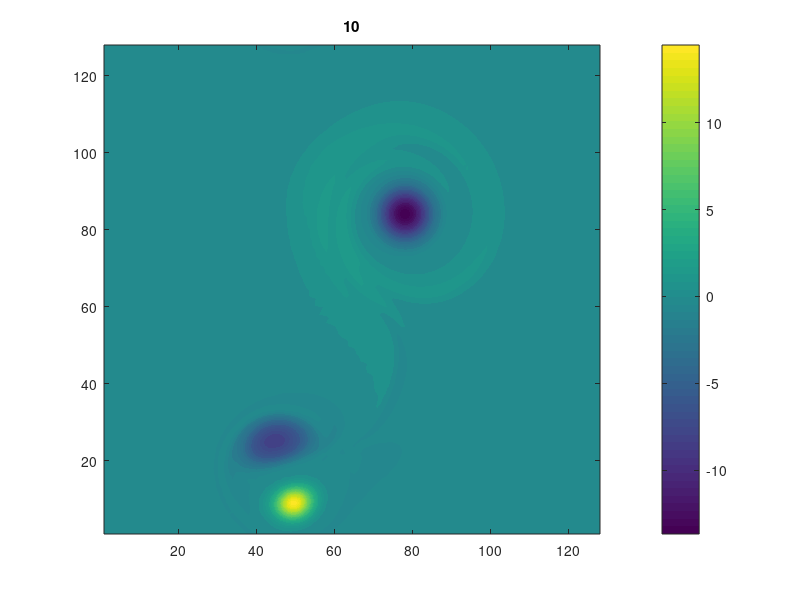
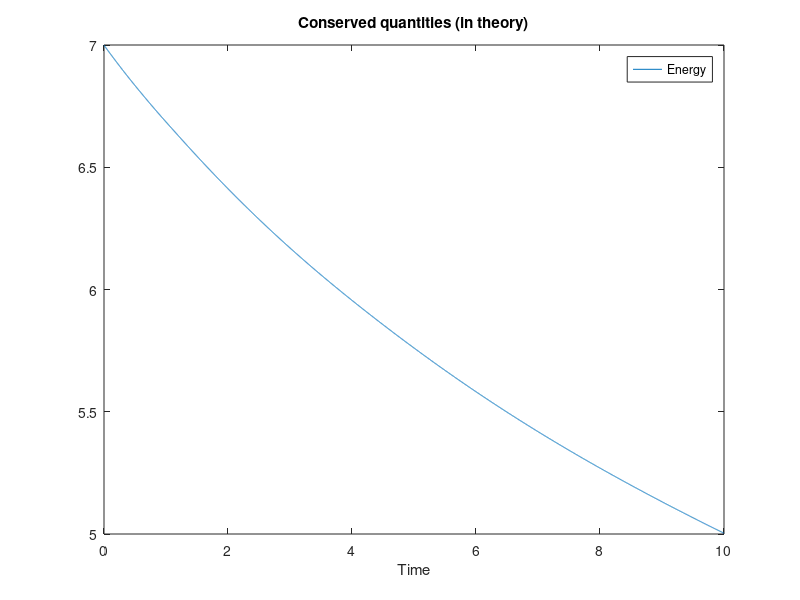

These figures' MATLAB source, in order:
function mit18336_spectral_ns2d
%%%%%%%%%%%%%%%%%%%%%%%%%%%%%%%%%%%%%%%%%%%%%%%%%%%%%%%%%%%%%%%%%%%%%%%%%%%%%%%%%
% Navier-Stokes equations in vorticity/stream function formulation on the torus %
% Version 1.0                                                                   %
% (c) 2008 Jean-Christophe Nave - MIT Department of Mathematics                 %             
%  jcnave (at) mit (dot) edu                                                    %
%                                                                               %
%  Dw/Dt = nu.Laplacian(w)                                                      % 
%  Laplacian(psi) = -w                                                          %
%  u = psi_y                                                                    %
%  v =-psi_x                                                                    %
%%%%%%%%%%%%%%%%%%%%%%%%%%%%%%%%%%%%%%%%%%%%%%%%%%%%%%%%%%%%%%%%%%%%%%%%%%%%%%%%%
clear all;

nu = 1.0e-3;   % Viscosity

LX = 2*pi;     % Box-size (x-direction)
LY = 2*pi;     % Box-size (y-direction)

NX = 128;      % Resolution in x
NY = 128;      % Resolution in y

dt = 1e-3;     % Time Step  (Think about CFL conditions)
TF = 10.0;    % Final Time
TSCREEN = 5000; % Sreen Update Interval Time

time = [0:dt:TF];
E = zeros(1,length(time));

I=sqrt(-1);
dx = LX/NX;
dy = LY/NY;
N  = NX*NY;
dA = dx*dy;
t=0.0;

initial_condition = 0;   % 0 = 'Vortices', 1 = 'Simple Vortices' or 2 = 'Random' !!!(Note Random blows up almost immediately)!!!

%%%% Initialise wavevector grid %%%%

kx = (2*I*pi/LX)*[0:((NX/2)-1)  -(NX/2):-1];    % [0, 1, ..., NX/2-1, -NX/2, -NX/2+1, ..., -1]    % This is a formatting convention
ky = (2*I*pi/LY)*[0:((NY/2)-1)  -(NY/2):-1];
[KX, KY] = ndgrid(kx, ky);
dealias = abs(KX) < (1/3)*NX & abs(KY) < (1/3)*NY;            % Cutting of frequencies using the 2/3 rule   (2/3)*(N/2)

k2_perp = KX.^2 + KY.^2;      % Laplacian in Fourier space
k2_poisson = k2_perp;    
k2_poisson(1,1) = 1;     % Fixed Laplacian in Fourier space for Poisson's equation   % Because first entry is 0    %Should this be -1?

%%%%%%% CHECK THIS %%%%%%%%%%
%%% I.C. = Random always blows up?! %%%

%%% Define initial vorticity distribution %%%
switch lower(initial_condition)
    case {0}
        disp('Initial Condition: Vortices')
        [i,j]=ndgrid((0:(NX-LX/NX))*dx,(0:(NY-LY/NY))*dy);
        psi = exp(-((i-(LX/2)).^2+(j-(3*LY/8)).^2)/(0.4))+exp(-((i-(LX/2)).^2+(j-(5*LY/8)).^2)/(0.2))-0.5*exp(-((i-(5*LX/8)).^2+(j-(5*LY/8)).^2)/(0.04));% Change w to psi?
        
        %psi = psi/max(max(psi));    %% Normalise stream function, is this necessary? %%
        
    case {1}
        disp('Initial Condition: Simple Vortices')
        [i,j]=ndgrid((1:NX)*dx,(1:NY)*dy);
        psi=0.1*sin(i).*cos(j).^2;
  
    case {2}
        disp('Initial Condition: Random')
        psi_initial=random('unif',-0.5,0.5,NX,NY);      % Change w to psi?  % Need to make sure the initial condition is real (especially if initialising from k-space)
        wh_initial = k2_perp.*fft2(psi_initial);
         psi = real(ifft2(wh_initial)).*dealias;
    otherwise
        disp('!!! Unknown initial conditions !!!');
        return
end



w_hat = k2_perp.*fft2(psi);    % Finds initial vorticity %%% Why don't we have to dealias here? (Because no multiplication?) %%%

k=0;
n=1;
for i = [1:numel(time)]
    k=k+1;
    
    % Compute the stream function and get the velocity and gradient of vorticity
    psi_hat = -w_hat./k2_poisson;  % Solve Poisson's Equation
    
    u   = real(ifft2( KY.*psi_hat));    % Compute  y derivative of stream function ==> u
    v   = real(ifft2(-KX.*psi_hat));    % Compute -x derivative of stream function ==> v
    w_x = real(ifft2( KX.*w_hat));      % Compute  x derivative of vorticity
    w_y = real(ifft2( KY.*w_hat));      % Compute  y derivative of vorticity
    
    % Important to use 'real' in case numerical errors introduce a complex
    % component through the Fourier Transform
    
    conv     = u.*w_x + v.*w_y;         % evaluate the convective derivative (u,v).grad(w)   
    conv_hat = fft2(conv);              % go back to Fourier space
    conv_hat = dealias.*conv_hat;       % Perform spherical dealiasing 2/3 rule
   
    % Compute Solution at the next step
    
    w_hat_new = -dt*conv_hat + w_hat;
    w_hat_new = w_hat_new.*exp(dt*nu*k2_perp);
    
    % Crank-Nicolson
    %w_hat_new = ((1/dt + 0.5*nu*k2_perp)./(1/dt - 0.5*nu*k2_perp)).*w_hat - (1./(1/dt - 0.5*nu*k2_perp)).*conv_hat;
    
    E_grid = abs((w_hat_new.^2)./abs(k2_poisson));
    E(n) = sum(sum(E_grid))*(dA/N);
    
    t=t+dt;
   
    %%% Plotting %%%
    if (k==TSCREEN)
        % Go back to real space for plotting
        w = real(ifft2(w_hat_new));
        figure(1)
        contourf(w',50,'LineColor','none'); colorbar; shading flat;        %If matrix dimesions don't agree, likely exploded to matrix of NaNs
        % use imagesc (with transpose matrix) instead (What is difference between imagesc and contourf
        title(num2str(t));
        drawnow
        %saveas(gcf,['./gif/' num2str(t,'%0.2f') '.png'])
        k=0;
    end
    n=n+1;    
    w_hat=w_hat_new;
end

figure(2)
plot(time, E)
legend('Energy')
title('Conserved quantities (in theory)')
xlabel('Time')